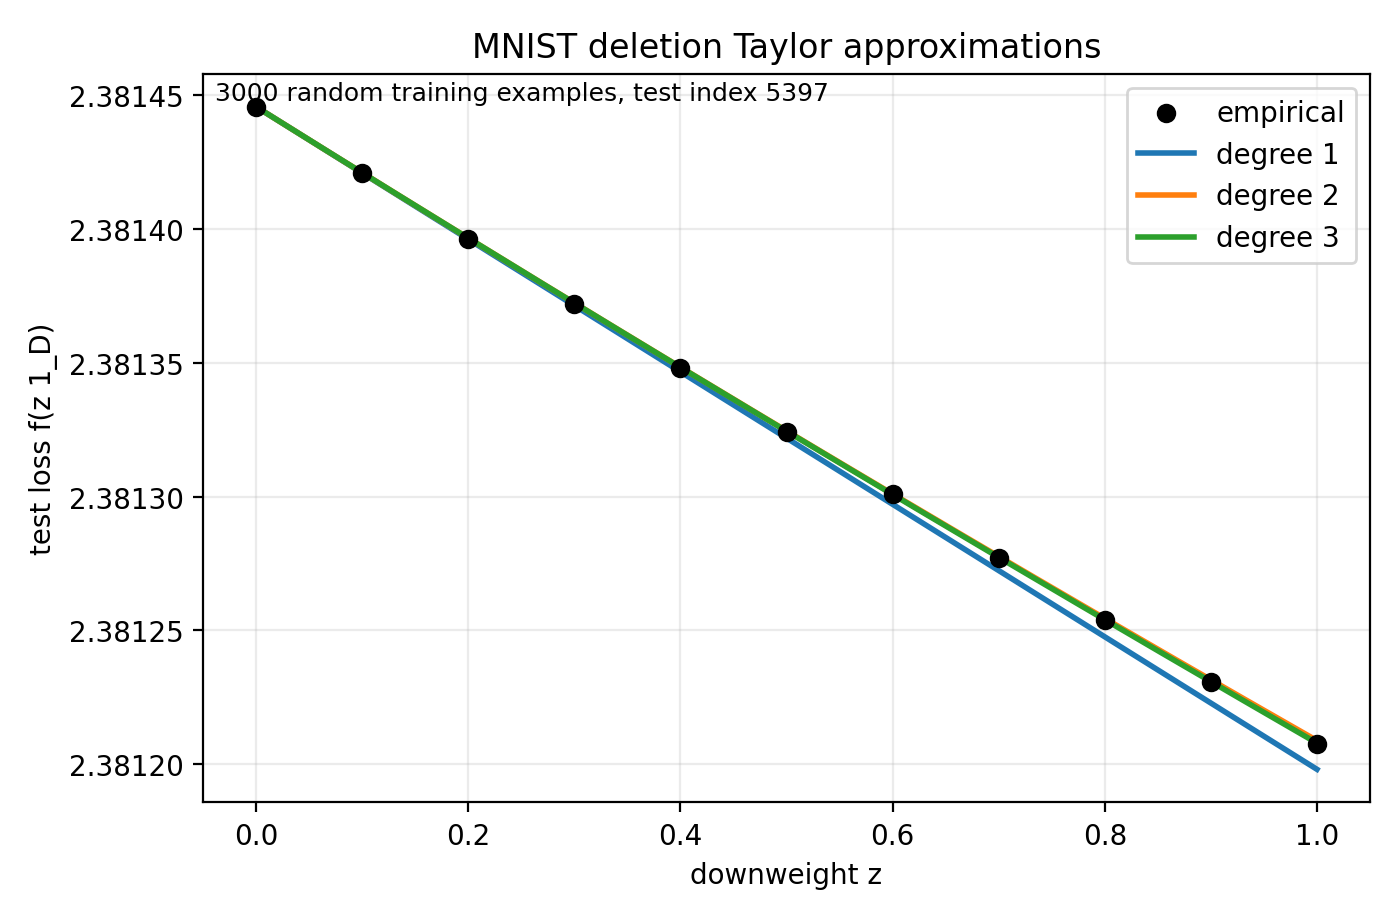

Python code for this plot:
import argparse
import os
from pathlib import Path

os.environ.setdefault("MPLCONFIGDIR", "/tmp/matplotlib")

import matplotlib
import torch
from torch import nn
from torch.utils.data import DataLoader, Dataset, Subset
from torchvision import datasets, transforms

try:
    from tqdm import tqdm
except ImportError:
    def tqdm(iterable, *args, **kwargs):
        return iterable

from PolyTensor import PolyTensor


matplotlib.use("Agg")
import matplotlib.pyplot as plt


DATA_DIR = "data"
OUTPUT_PATH = "mnist_figure_2.png"
BATCH_SIZE = 64
EPOCHS = 2
LEARNING_RATE = 1e-3
DOWNWEIGHT_FRACTION = 0.05
DEGREE = 3
NUM_DOTS = 11
SEED = 0


class MNISTClassifier(nn.Module):
    def __init__(self):
        super().__init__()
        self.net = nn.Sequential(
            nn.Conv2d(1, 32, kernel_size=3, padding=1),
            nn.GELU(),
            nn.AvgPool2d(2),
            nn.Conv2d(32, 64, kernel_size=3, padding=1),
            nn.GELU(),
            nn.AvgPool2d(2),
            nn.Flatten(),
            nn.Linear(64 * 7 * 7, 128),
            nn.GELU(),
            nn.Linear(128, 10),
        )

    def forward(self, x):
        return self.net(x)


class IndexedDataset(Dataset):
    def __init__(self, dataset):
        self.dataset = dataset

    def __len__(self):
        return len(self.dataset)

    def __getitem__(self, index):
        image, label = self.dataset[index]
        return image, label, index


def tensor_value(x):
    return x.value if isinstance(x, PolyTensor) else x


def make_poly_parameters(module, degree):
    for child in module.children():
        make_poly_parameters(child, degree)

    for name, param in list(module._parameters.items()):
        if param is None:
            continue
        coeffs = (param.detach(),) + tuple(torch.zeros_like(param) for _ in range(degree))
        module._parameters[name] = nn.Parameter(
            PolyTensor(coeffs, requires_grad=param.requires_grad),
            requires_grad=param.requires_grad,
        )


def make_generator(seed):
    generator = torch.Generator()
    generator.manual_seed(seed)
    return generator


def make_data(args):
    transform = transforms.Compose(
        [
            transforms.ToTensor(),
            transforms.Normalize((0.1307,), (0.3081,)),
        ]
    )

    train_data = datasets.MNIST(
        args.data_dir,
        train=True,
        download=not args.no_download,
        transform=transform,
    )
    test_data = datasets.MNIST(
        args.data_dir,
        train=False,
        download=not args.no_download,
        transform=transform,
    )

    if args.max_train_examples is not None:
        subset_generator = make_generator(args.seed + 10)
        subset_indices = torch.randperm(len(train_data), generator=subset_generator)[
            : args.max_train_examples
        ]
        train_data = Subset(train_data, subset_indices.tolist())

    selection_generator = make_generator(args.seed + 20)
    num_deleted = int(round(args.downweight_fraction * len(train_data)))
    num_deleted = min(len(train_data), max(1, num_deleted))
    selected = torch.zeros(len(train_data), dtype=torch.bool)
    selected_indices = torch.randperm(len(train_data), generator=selection_generator)[:num_deleted]
    selected[selected_indices] = True

    if args.test_index is None:
        test_generator = make_generator(args.seed + 30)
        test_index = int(torch.randint(len(test_data), (), generator=test_generator).item())
    else:
        test_index = args.test_index

    test_image, test_label = test_data[test_index]
    return train_data, selected, test_image.unsqueeze(0), torch.tensor([test_label]), test_index


def make_epoch_indices(num_examples, epochs, seed):
    generator = make_generator(seed)
    return [
        torch.randperm(num_examples, generator=generator).tolist()
        for _ in range(epochs)
    ]


def make_model(device, seed, degree=None):
    torch.manual_seed(seed)
    if torch.cuda.is_available():
        torch.cuda.manual_seed_all(seed)

    model = MNISTClassifier().to(device)
    if degree is not None:
        make_poly_parameters(model, degree)
    return model


def train_one_epoch(model, loader, selected, downweight, loss_fn, optimizer, device, quiet):
    model.train()
    total_loss = 0.0
    correct = 0
    total = 0

    for images, labels, indices in tqdm(loader, disable=quiet, leave=False):
        images = images.to(device)
        labels = labels.to(device)
        selected_batch = selected[indices].to(device)

        logits = model(images)
        per_example_loss = loss_fn(logits, labels)
        weights = 1 - selected_batch.float() * downweight
        loss = (per_example_loss * weights).sum() * (1.0 / images.size(0))

        optimizer.zero_grad()
        loss.backward()
        optimizer.step()

        batch_size = images.size(0)
        total_loss += tensor_value(loss).item() * batch_size
        correct += (tensor_value(logits).argmax(dim=1) == labels).sum().item()
        total += batch_size

    return total_loss / total, correct / total


def train_model(model, train_data, selected, downweight, epoch_indices, args, device):
    loss_fn = nn.CrossEntropyLoss(reduction="none")
    optimizer = torch.optim.SGD(model.parameters(), lr=args.learning_rate)

    for epoch, indices in enumerate(epoch_indices, start=1):
        loader = DataLoader(
            IndexedDataset(train_data),
            batch_size=args.batch_size,
            sampler=indices,
            num_workers=args.num_workers,
        )
        train_loss, train_acc = train_one_epoch(
            model,
            loader,
            selected,
            downweight,
            loss_fn,
            optimizer,
            device,
            args.quiet,
        )
        if not args.quiet:
            print(
                f"  epoch {epoch}: train loss {train_loss:.4f}, "
                f"train acc {train_acc:.2%}"
            )


def test_loss(model, image, label, device):
    model.eval()
    loss_fn = nn.CrossEntropyLoss(reduction="none")

    with torch.no_grad():
        image = image.to(device)
        label = label.to(device)
        loss = loss_fn(model(image), label)

    return loss


def polynomial_coefficients(train_data, selected, test_image, test_label, epoch_indices, args, device):
    z = PolyTensor(
        [torch.tensor(0.0, device=device), torch.tensor(1.0, device=device)],
        degree=args.degree,
    )
    model = make_model(device, args.seed + 40, degree=args.degree)

    print("training PolyTensor model for Taylor coefficients")
    train_model(model, train_data, selected, z, epoch_indices, args, device)
    loss = test_loss(model, test_image, test_label, device)
    if not isinstance(loss, PolyTensor):
        raise TypeError("expected the test loss to be a PolyTensor")
    return [coeff.detach().cpu().item() for coeff in loss.coeffs]


def retrained_losses(train_data, selected, test_image, test_label, epoch_indices, args, device):
    zs = torch.linspace(0.0, 1.0, args.num_dots).tolist()
    losses = []

    for z in zs:
        print(f"retraining empirical model at z={z:.2f}")
        model = make_model(device, args.seed + 40)
        train_model(model, train_data, selected, z, epoch_indices, args, device)
        losses.append(test_loss(model, test_image, test_label, device).detach().cpu().item())

    return zs, losses


def evaluate_polynomial(coefficients, zs, degree):
    ys = torch.zeros_like(zs)
    for power in range(degree + 1):
        ys = ys + coefficients[power] * zs.pow(power)
    return ys


def plot_results(zs, empirical, coefficients, test_index, num_deleted, args):
    grid = torch.linspace(0.0, 1.0, 301, dtype=torch.float64)

    fig, ax = plt.subplots(figsize=(7.0, 4.6))
    ax.scatter(zs, empirical, color="black", label="empirical", zorder=3)

    for degree in range(1, args.degree + 1):
        approx = evaluate_polynomial(coefficients, grid, degree)
        ax.plot(grid, approx, label=f"degree {degree}", linewidth=2)

    ax.set_xlabel("downweight z")
    ax.set_ylabel("test loss f(z 1_D)")
    ax.set_title("MNIST deletion Taylor approximations")
    ax.text(
        0.01,
        0.99,
        f"{num_deleted} random training examples, test index {test_index}",
        transform=ax.transAxes,
        va="top",
        fontsize=9,
    )
    ax.ticklabel_format(axis="y", style="plain", useOffset=False)
    ax.grid(True, alpha=0.25)
    ax.legend()
    fig.tight_layout()

    output_path = Path(args.output)
    output_path.parent.mkdir(parents=True, exist_ok=True)
    fig.savefig(output_path, dpi=args.dpi)
    plt.close(fig)
    print(f"saved {output_path}")


def parse_args():
    parser = argparse.ArgumentParser(
        description="Reproduce a Figure-2-style Taylor approximation plot on MNIST."
    )
    parser.add_argument("--data-dir", default=DATA_DIR)
    parser.add_argument("--output", default=OUTPUT_PATH)
    parser.add_argument("--batch-size", type=int, default=BATCH_SIZE)
    parser.add_argument("--epochs", type=int, default=EPOCHS)
    parser.add_argument("--learning-rate", type=float, default=LEARNING_RATE)
    parser.add_argument("--downweight-fraction", type=float, default=DOWNWEIGHT_FRACTION)
    parser.add_argument("--degree", type=int, default=DEGREE)
    parser.add_argument("--num-dots", type=int, default=NUM_DOTS)
    parser.add_argument("--seed", type=int, default=SEED)
    parser.add_argument("--test-index", type=int)
    parser.add_argument("--max-train-examples", type=int)
    parser.add_argument("--num-workers", type=int, default=0)
    parser.add_argument("--dpi", type=int, default=200)
    parser.add_argument("--quiet", action="store_true")
    parser.add_argument("--no-download", action="store_true")
    return parser.parse_args()


def main():
    args = parse_args()
    if args.degree < 1:
        raise ValueError("--degree must be at least 1")
    if args.degree != DEGREE:
        print(f"using degree {args.degree}; pass no --degree flag for the requested degree 3")
    if not 0.0 <= args.downweight_fraction <= 1.0:
        raise ValueError("--downweight-fraction must be between 0 and 1")
    if args.num_dots < 2:
        raise ValueError("--num-dots must be at least 2")

    device = torch.device("cuda" if torch.cuda.is_available() else "cpu")
    train_data, selected, test_image, test_label, test_index = make_data(args)
    epoch_indices = make_epoch_indices(len(train_data), args.epochs, args.seed + 50)

    print(
        f"device={device}, train examples={len(train_data)}, "
        f"deleted={selected.sum().item()} ({selected.float().mean().item():.1%}), "
        f"test index={test_index}"
    )

    coefficients = polynomial_coefficients(
        train_data,
        selected,
        test_image,
        test_label,
        epoch_indices,
        args,
        device,
    )
    print("Taylor coefficients:", ", ".join(f"{c:.6g}" for c in coefficients))

    zs, empirical = retrained_losses(
        train_data,
        selected,
        test_image,
        test_label,
        epoch_indices,
        args,
        device,
    )
    plot_results(zs, empirical, coefficients, test_index, selected.sum().item(), args)


if __name__ == "__main__":
    main()
